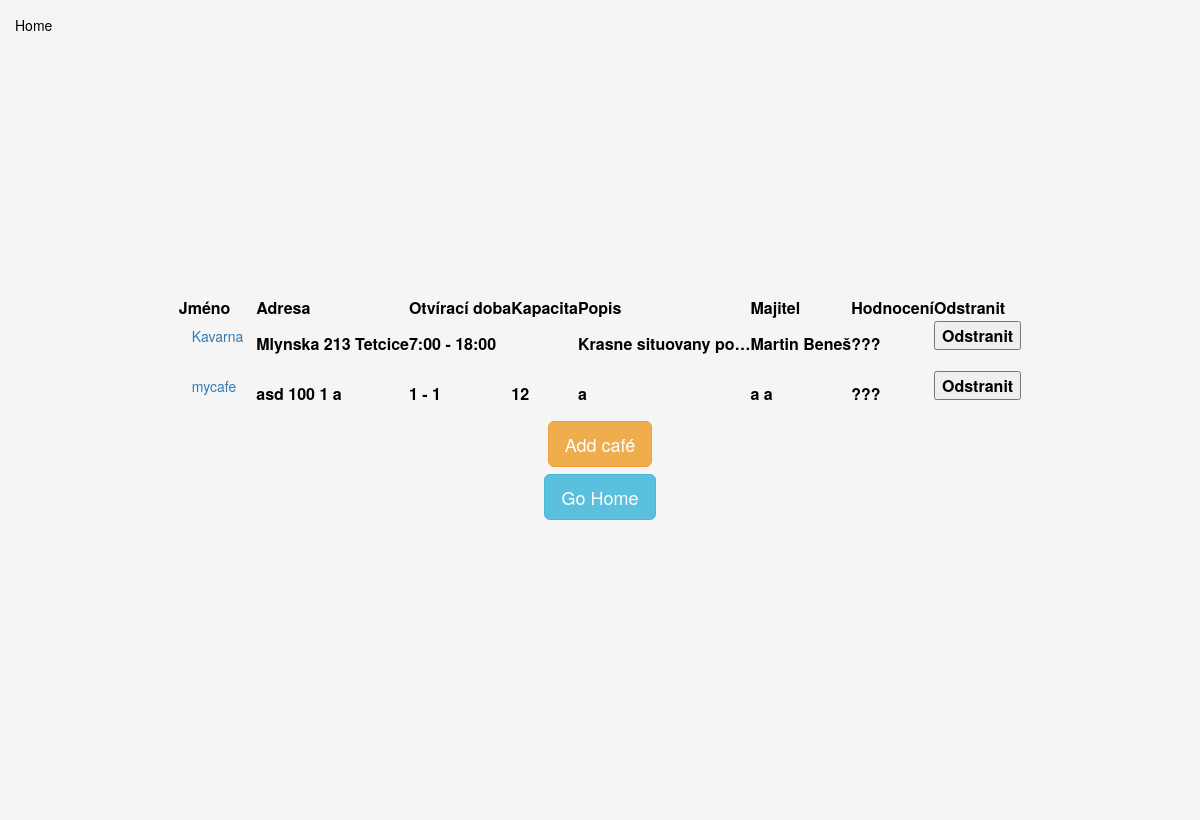
Page /cafes/ on the earlier database version.
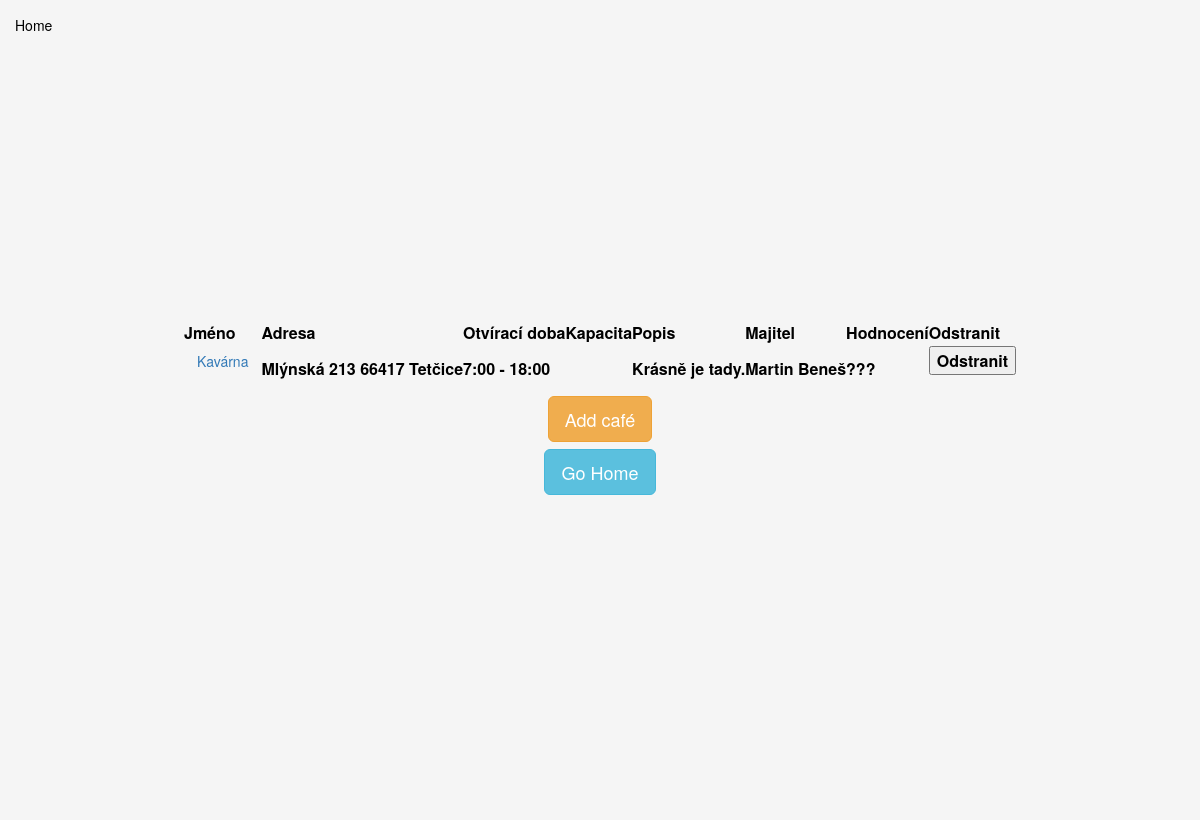
Same page on the later database version.
### kavarna/models.py (models this page shows, shortened)
class Cafe(models.Model):
    name = models.CharField(max_length=64)
    street = models.CharField(max_length=64, blank=True, null=True)
    housenumber = models.PositiveIntegerField(blank=True, null=True)
    city = models.CharField(max_length=64, blank=True, null=True)
    psc = models.CharField(max_length=64, blank=True, null=True)
    opensAt = models.CharField(max_length=64, blank=True, null=True)
    closesAt = models.CharField(max_length=64, blank=True, null=True)
    capacity = models.PositiveSmallIntegerField(blank=True, null=True, default=0)
    description = models.TextField(blank=True, null=True)
    owner = models.ForeignKey(User, on_delete=models.CASCADE)
    offers_coffee = models.ManyToManyField(Coffee)

### kavarna/views.py (the view)
# urls.py: path('cafes/', views.cafes, name='cafes'),
def cafes(request):
    d = generateDict(request)
    if 'message' in d:
        return errLogout(request, d)
    if request.method == 'POST':
        pk = request.POST.get('pk')
        models.Cafe.objects.get(pk=pk).delete()
        return HttpResponseRedirect('')
    d['cafes_list'] = models.Cafe.objects.all()
    d['users_list'] = User.objects.all()
    d['drinkers_list'] = models.Drinker.objects.all()
    return render(request, "cafes.html", d)

### kavarna/core.py (called while the page is built)
def generateDict(request):
    try:
        email = request.COOKIES['user']
        if User.objects.get(email=email) != None:
            d = {'loggeduser'    : User.objects.get(email=email),
                 'loggeddrinker' : models.Drinker.getData(email) }
        else:
            d = {'message'   : 'Unknown user'}
    except:
        d = {}
    d['key'] = request.GET.get('key', '')
    return d

### kavarna/templates/cafes.html (shortened to what this page needs)
{% extends "titlepage.html" %}
{% block content %}
<table>
    <tr>
        <th>Jméno</th>
        <th>Adresa</th>
        <th>Otvírací doba</th>
        <th>Kapacita</th>
        <th>Popis</th>
        <th>Majitel</th>
        <th>Hodnocení</th>
        <th>Odstranit</th>
    </tr>
    {% for a in cafes_list %}
    <tr>
        <th>
            <form method="get" action="/cafe">
                <button class="btn btn-link" type="Submit">{{a.name}}</button>
            </form>
        </th>
        <th>{{a.street|default:""}} {{a.housenumber|default:""}} {{a.psc|default:""}} {{a.city|default:""}}</th>
        <th>{{a.opensAt|default:"???"}} - {{a.closesAt|default:"???"}}</th>
        <th>{{a.capacity|default:""}}</th>
        <th>{{a.description|default:""|truncatechars:20}}</th>
        <th>{{a.owner.first_name}} {{a.owner.last_name}}</th>
        <th>???</th>
        <th>
            <form method="post" action="">{% csrf_token %}
                <button type="Submit">Odstranit</button>
            </form>
        </th>
    </tr>
    {% endfor %}
</table>
<div class="row hcentralize">
    <a href="{% url 'addcafe' %}"><button class="btn btn-lg btn-warning" type="submit">Add café</button></a>
</div>
<div class="row hcentralize">
    <a href="{% url '' %}"><button class="btn btn-lg btn-info" type="submit">Go Home</button></a>
</div>
{% endblock %}

Differences in the rows shown:
removed Cafe: name "Kavarna", street "Mlynska", housenumber "213", city "Tetcice", opensAt "7:00", closesAt "18:00", description "Krasne situovany po…", owner.first_name "Martin", owner.last_name "Beneš"
removed Cafe: name "mycafe", street "asd", housenumber "100", psc "1", city "a", opensAt "1", closesAt "1", capacity "12", description "a", owner.first_name "a", owner.last_name "a"
added Cafe: name "Kavárna", street "Mlýnská", housenumber "213", psc "66417", city "Tetčice", opensAt "7:00", closesAt "18:00", description "Krásně je tady.", owner.first_name "Martin", owner.last_name "Beneš"
